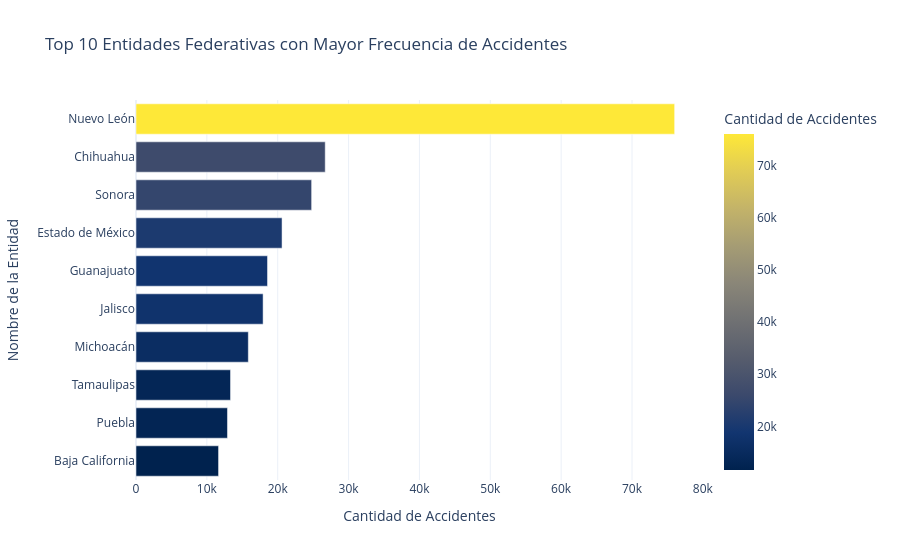

Write notebook code for a chart like this one.
### Code cell
# TOP 10 ENTIDADES CON MÁS ACCIDENTES
top_entidades = df['NOMBRE_ENTIDAD'].value_counts().head(10).reset_index()
top_entidades.columns = ['NOMBRE_ENTIDAD', 'Cantidad de Accidentes']
top_entidades['NOMBRE_ENTIDAD'] = top_entidades['NOMBRE_ENTIDAD'].astype(str)

fig_entidades = px.bar(top_entidades, x='Cantidad de Accidentes', y='NOMBRE_ENTIDAD',
                       orientation='h',
                       title='Top 10 Entidades Federativas con Mayor Frecuencia de Accidentes',
                       labels={'NOMBRE_ENTIDAD': 'Nombre de la Entidad'},
                       color='Cantidad de Accidentes', color_continuous_scale='Cividis')

fig_entidades.update_layout(yaxis={'categoryorder':'total ascending'}, template='plotly_white')
fig_entidades.show()

### Figure 1 — Plotly figure (JSON) as saved in the notebook; plotly's stock layout.template omitted (floating-point values rounded to 4 significant figures)
{"data": [{"hovertemplate": "Cantidad de Accidentes=%{marker.color}<br>Nombre de la Entidad=%{y}<extra></extra>", "legendgroup": "", "marker": {"color": [76019, 26706, 24786, 20612, 18561, 17937, 15851, 13339, 12909, 11652], "coloraxis": "coloraxis", "pattern": {"shape": ""}}, "name": "", "orientation": "h", "showlegend": false, "textposition": "auto", "type": "bar", "x": [76019, 26706, 24786, 20612, 18561, 17937, 15851, 13339, 12909, 11652], "xaxis": "x", "y": ["Nuevo León", "Chihuahua", "Sonora", "Estado de México", "Guanajuato", "Jalisco", "Michoacán", "Tamaulipas", "Puebla", "Baja California"], "yaxis": "y"}], "layout": {"barmode": "relative", "coloraxis": {"autocolorscale": false, "colorbar": {"title": {"text": "Cantidad de Accidentes"}}, "colorscale": [[0, "#00224e"], [0.1111, "#123570"], [0.2222, "#3b496c"], [0.3333, "#575d6d"], [0.4444, "#707173"], [0.5556, "#8a8678"], [0.6667, "#a59c74"], [0.7778, "#c3b369"], [0.8889, "#e1cc55"], [1, "#fee838"]]}, "legend": {"tracegroupgap": 0}, "title": {"text": "Top 10 Entidades Federativas con Mayor Frecuencia de Accidentes"}, "xaxis": {"anchor": "y", "domain": [0, 1], "title": {"text": "Cantidad de Accidentes"}}, "yaxis": {"anchor": "x", "categoryorder": "total ascending", "domain": [0, 1], "title": {"text": "Nombre de la Entidad"}}}}
